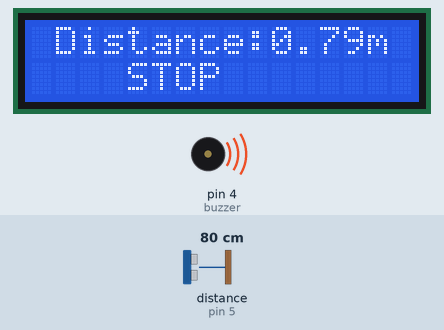
This sketch was run on a simulated Arduino Uno, built with avr-gcc and run on an emulated ATmega328P. Shown: 16×2 character LCD, buzzer (waves = sounding). Wiring (inferred from the names in the program): ultrasonic range finder: trigger pin 6; echo pin 5. Inputs (shaded band) come from the test bench; at power-on: distance to the obstacle (sensor on pin 5) 80 cm. The echo pulse lasts 58.3 µs per cm; what the sketch prints to the serial monitor is not drawn.

Above: at 3.2 s.
3.3 s: distance to the obstacle (sensor on pin 5) set to 250 cm
At 7.5 s:
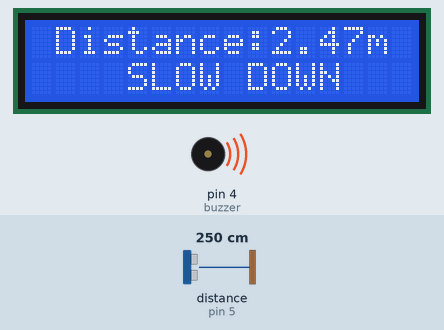
9.6 s: distance to the obstacle (sensor on pin 5) set to 2 cm
At 11.0 s:
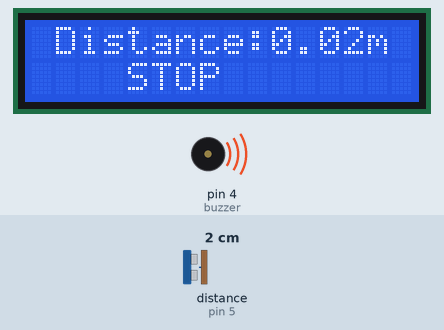
16.7 s: distance to the obstacle (sensor on pin 5) set to 4 cm
At 20.7 s:
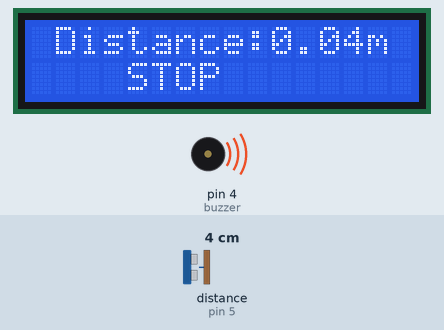
Timing chart, 0 to 31.8 s (numbered marks = the images above; inputs shaded):
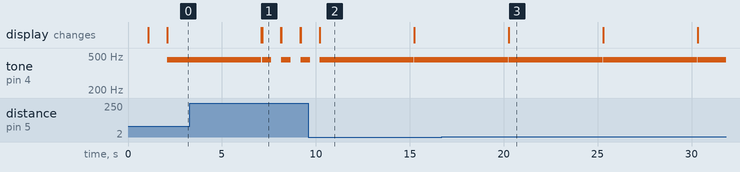

The sketch:

Program.ino
```cpp
#include <LiquidCrystal.h>
#define trigger 6
#define echo 5
int buzzer =4;

const int rs = 13, en = 12, d4 = 11, d5 = 10, d6 = 9, d7 = 8;
LiquidCrystal lcd(rs, en, d4, d5, d6, d7);

float time=0,distance=0;

void setup()
{
 lcd.begin(16,2);
 Serial.begin(9600); // Starts the serial communication
 pinMode(trigger,OUTPUT);
 pinMode(echo,INPUT);

 lcd.setCursor(0,0);
 lcd.print("Car Reverse");

 lcd.setCursor(0,1);
 lcd.print("Parking System");
 delay(1000);
 lcd.clear();
  lcd.setCursor(0,1);
 Serial.print("Go Back");
 delay(1000);
}

void loop()
{
 lcd.clear();
 digitalWrite(trigger,LOW);
 delayMicroseconds(2);
 digitalWrite(trigger,HIGH);
 delayMicroseconds(10);
 digitalWrite(trigger,LOW);

 delayMicroseconds(2);

 time=pulseIn(echo,HIGH);
 distance=time*34/2000;
 float d=distance/100;

 lcd.clear();

 lcd.setCursor(1,0);
 lcd.print("Distance:");
 lcd.print(d);
 lcd.print("m");
  Serial.print("Distance :");
  Serial.println(d);
 delay(10);

 lcd.setCursor(4,1);
 if(d<2)
 {
  lcd.print("STOP");
   Serial.println("STOP");
  tone(buzzer,450);
  delay(5000);
  noTone(buzzer);
  delay(10);
 }
 else if(d>=2&&d<=3)
 {
  lcd.print("SLOW DOWN");
   Serial.println("SLOW DOWN");
  tone(buzzer,450);
  delay(500);
  noTone(buzzer);
  delay(500);

 }
 else if(d>3)
 {
  lcd.print("MOVE BACK");
   Serial.println("MOVE BACK");
  tone(buzzer,450);
  delay(1000);
  noTone(buzzer);
  delay(500);
 }
}
```

Measured:
- after the input at 3.3 s, the display: first differs from a run without the input after 3.8 s (image 1)
- after the input at 9.6 s, the display: first differs from a run without the input after 0.62 s (image 2)
- after the input at 16.7 s, the display: first differs from a run without the input after 3.6 s (image 3)
- by itself, tone on pin 4 (buzzer): alternates 450 Hz for 5.0 s and silent for 0.03 s
- what the display in image 1 shows lasts 1.0 s, from 7.1 s to 8.1 s
- what the display in image 2 shows lasts 5.0 s, from 10.2 s to 15.2 s
